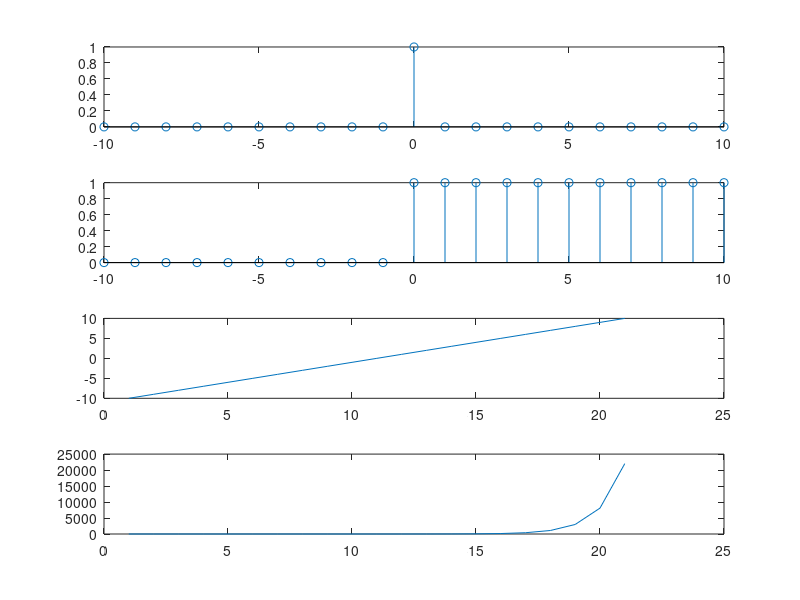

Write the MATLAB code that produced this figure.
x = -10:1:10;
impulse = x == 0;
unitstep = x >= 0;
y = x;
t = exp(x);
subplot(4,1,1);
stem(x,impulse);
subplot(4,1,2);
stem(x,unitstep);
subplot(4,1,3);
plot(y);
subplot(4,1,4);
plot(t);